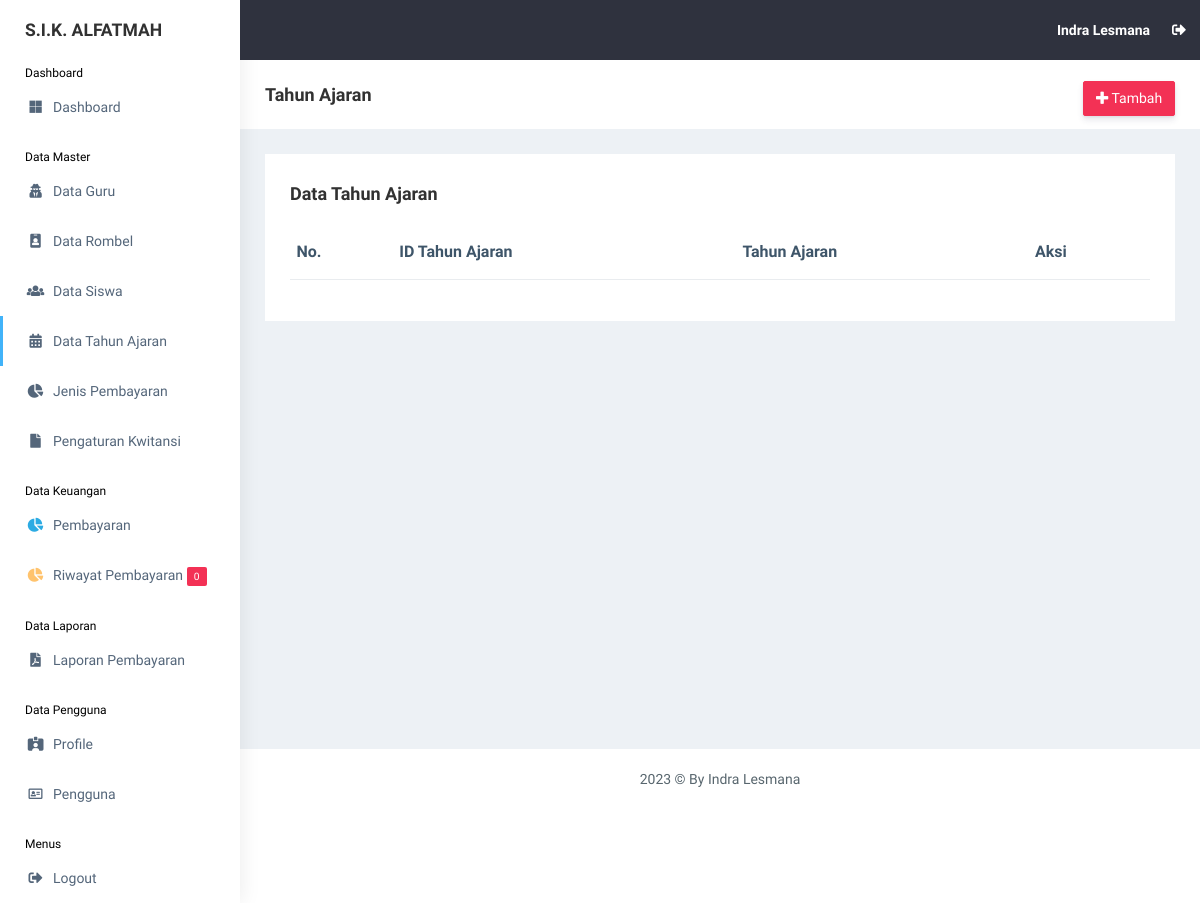
Page /view_master/tahun_ajaran.php (signed in) on the earlier database version.
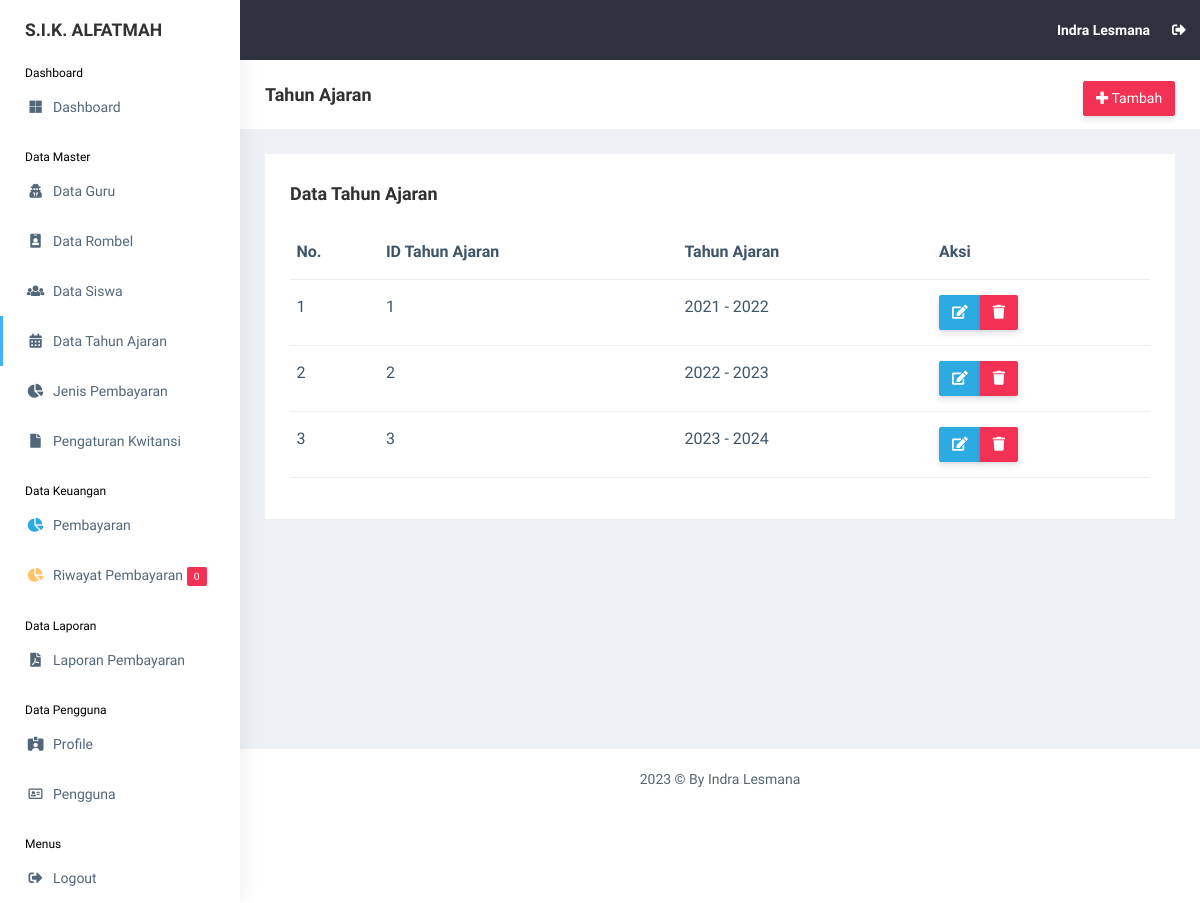
Same page on the later database version.
### tables this page shows
CREATE TABLE `tahun_ajaran` (
  `id_tahun_ajaran` int(11) NOT NULL,
  `tahun_ajaran` varchar(50) NOT NULL
);

### functions.php (called while the page is built, shortened)
<?php
$conn = mysqli_connect("localhost", "root", "", "db_sika");
function query($query)
{
    global $conn;
    $result = mysqli_query($conn, $query);
    $rows = [];
    while ($row = mysqli_fetch_assoc($result)) {
        $rows[] = $row;
    }
    return $rows;
}

### view_master/tahun_ajaran.php (the view, shortened to what this page needs)
<?php
include "../templates/header.php";
$tahun_ajaran = query(
    "SELECT * FROM tahun_ajaran"
);
?>
<div class="page-breadcrumb bg-white">
    <div class="row align-items-center">
        <div class="col-lg-3 col-md-4 col-sm-4 col-xs-12">
            <h4 class="page-title">Tahun Ajaran</h4>
        </div>
        <div class="col-lg-9 col-sm-8 col-md-8 col-xs-12">
            <div class="d-md-flex">
                <ol class="breadcrumb ms-auto">
                    <li><a href="tahun_ajaran_add.php"
                            class="btn btn-danger  d-none d-md-block pull-right ms-3 hidden-xs hidden-sm waves-effect waves-light text-white"><i
                                class="fas fa-plus"></i> Tambah</a>
                    </li>
                </ol>
            </div>
        </div>
    </div>
</div>
<div class="container-fluid">
    <div class="row">
        <div class="col-md-12 col-lg-12 col-sm-12">
            <div class="white-box">
                <div class="d-md-flex mb-3">
                    <h3 class="box-title mb-0">Data Tahun Ajaran</h3>
                </div>
                <div class="table-responsive">
                    <table class="table no-wrap" id="data-table">
                        <thead>
                            <tr>
                                <th class="border-top-0">No.</th>
                                <th class="border-top-0">ID Tahun Ajaran</th>
                                <th class="border-top-0">Tahun Ajaran</th>
                                <th class="border-top-0">Aksi</th>
                            </tr>
                        </thead>
                        <tbody>
                            <?php $i = 1; ?>
                            <?php foreach ($tahun_ajaran as $aj): ?>
                                <tr>
                                    <td>
                                        <?= $i; ?>
                                    </td>
                                    <td class="txt-oflo">
                                        <?= $aj["id_tahun_ajaran"]; ?>
                                    </td>
                                    <td class="txt-oflo">
                                        <?= $aj["tahun_ajaran"]; ?>
                                    </td>
                                    <td>
                                        <div class="btn-group btn-group-toggle" data-toggle="buttons">
                                            <a href="tahun_ajaran_edit.php?id_tahun_ajaran=<?= $aj["id_tahun_ajaran"] ?>"
                                                class="btn btn-info text-white"><i class="fas fa-edit"></i></a>
                                            <a href="tahun_ajaran_delete.php?id_tahun_ajaran=<?= $aj["id_tahun_ajaran"] ?>"
                                                class="btn btn-danger text-white"
                                                onclick="return confirm('Yakin ingin menghapus <?= $aj['tahun_ajaran']; ?>?');"><i
                                                    class="fas fa-trash"></i></a>
                                        </div>
                                    </td>
                                </tr>
                                <?php $i++; ?>
                            <?php endforeach; ?>
                        </tbody>
                    </table>
                </div>
            </div>
        </div>
    </div>
</div>
<?php
include "../templates/footer.php";
?>

Differences in the rows shown:
added tahun_ajaran: id_tahun_ajaran "1", tahun_ajaran "2021 - 2022"
added tahun_ajaran: id_tahun_ajaran "2", tahun_ajaran "2022 - 2023"
added tahun_ajaran: id_tahun_ajaran "3", tahun_ajaran "2023 - 2024"
